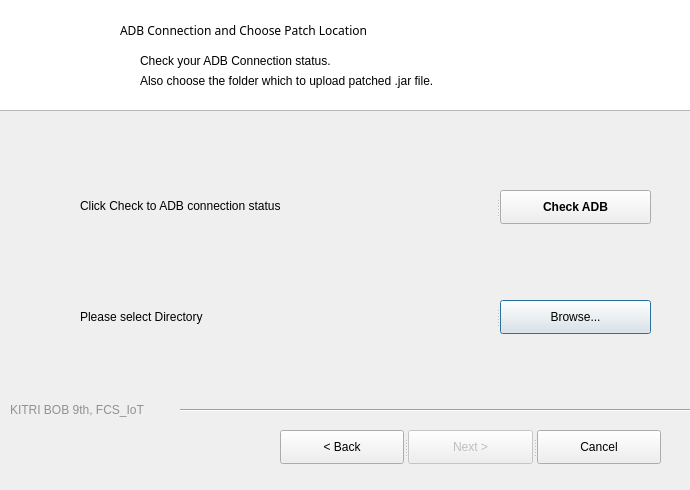
<?xml version="1.0" encoding="UTF-8"?>
<ui version="4.0">
 <class>Dialog</class>
 <widget class="QDialog" name="Dialog">
  <property name="geometry">
   <rect>
    <x>0</x>
    <y>0</y>
    <width>690</width>
    <height>490</height>
   </rect>
  </property>
  <property name="minimumSize">
   <size>
    <width>690</width>
    <height>490</height>
   </size>
  </property>
  <property name="maximumSize">
   <size>
    <width>690</width>
    <height>490</height>
   </size>
  </property>
  <property name="windowTitle">
   <string>FCS_IoT Patch Tool v.1.0</string>
  </property>
  <widget class="QSplitter" name="splitter_2">
   <property name="geometry">
    <rect>
     <x>80</x>
     <y>300</y>
     <width>571</width>
     <height>34</height>
    </rect>
   </property>
   <property name="orientation">
    <enum>Qt::Horizontal</enum>
   </property>
   <widget class="QLabel" name="label_dir">
    <property name="minimumSize">
     <size>
      <width>451</width>
      <height>0</height>
     </size>
    </property>
    <property name="maximumSize">
     <size>
      <width>1000</width>
      <height>16777215</height>
     </size>
    </property>
    <property name="font">
     <font>
      <family>Arial</family>
      <pointsize>9</pointsize>
      <weight>9</weight>
      <italic>false</italic>
      <bold>false</bold>
     </font>
    </property>
    <property name="styleSheet">
     <string notr="true">font: 75 9pt &quot;Arial&quot;;</string>
    </property>
    <property name="text">
     <string>Please select Directory</string>
    </property>
   </widget>
   <widget class="QPushButton" name="btn_save_dir">
    <property name="enabled">
     <bool>true</bool>
    </property>
    <property name="minimumSize">
     <size>
      <width>151</width>
      <height>34</height>
     </size>
    </property>
    <property name="maximumSize">
     <size>
      <width>1000</width>
      <height>34</height>
     </size>
    </property>
    <property name="styleSheet">
     <string notr="true">font: 9pt &quot;Arial&quot;;</string>
    </property>
    <property name="text">
     <string>Browse...</string>
    </property>
   </widget>
  </widget>
  <widget class="QSplitter" name="splitter">
   <property name="geometry">
    <rect>
     <x>280</x>
     <y>430</y>
     <width>381</width>
     <height>34</height>
    </rect>
   </property>
   <property name="orientation">
    <enum>Qt::Horizontal</enum>
   </property>
   <widget class="QPushButton" name="btn_back">
    <property name="styleSheet">
     <string notr="true">font: 9pt &quot;Arial&quot;;</string>
    </property>
    <property name="text">
     <string>&lt; Back</string>
    </property>
   </widget>
   <widget class="QPushButton" name="btn_next">
    <property name="enabled">
     <bool>false</bool>
    </property>
    <property name="styleSheet">
     <string notr="true">font: 9pt &quot;Arial&quot;;</string>
    </property>
    <property name="text">
     <string>Next &gt;</string>
    </property>
   </widget>
   <widget class="QPushButton" name="btn_quit">
    <property name="styleSheet">
     <string notr="true">font: 9pt &quot;Arial&quot;;</string>
    </property>
    <property name="text">
     <string>Cancel</string>
    </property>
   </widget>
  </widget>
  <widget class="QListWidget" name="listWidget">
   <property name="geometry">
    <rect>
     <x>-10</x>
     <y>-20</y>
     <width>701</width>
     <height>131</height>
    </rect>
   </property>
  </widget>
  <widget class="QLabel" name="label_logo">
   <property name="geometry">
    <rect>
     <x>10</x>
     <y>-10</y>
     <width>101</width>
     <height>111</height>
    </rect>
   </property>
   <property name="text">
    <string>&lt;html&gt;&lt;head/&gt;&lt;body&gt;&lt;p&gt;&lt;img src=&quot;:/newPrefix/100.png&quot;/&gt;&lt;/p&gt;&lt;/body&gt;&lt;/html&gt;</string>
   </property>
  </widget>
  <widget class="QLabel" name="label_5">
   <property name="geometry">
    <rect>
     <x>120</x>
     <y>10</y>
     <width>381</width>
     <height>41</height>
    </rect>
   </property>
   <property name="font">
    <font>
     <family>Arial Rounded MT Bold</family>
     <pointsize>9</pointsize>
     <weight>50</weight>
     <italic>false</italic>
     <bold>false</bold>
    </font>
   </property>
   <property name="styleSheet">
    <string notr="true">
font: 9pt &quot;Arial Rounded MT Bold&quot;;</string>
   </property>
   <property name="text">
    <string>ADB Connection and Choose Patch Location</string>
   </property>
   <property name="alignment">
    <set>Qt::AlignLeading|Qt::AlignLeft|Qt::AlignVCenter</set>
   </property>
  </widget>
  <widget class="QLabel" name="label_6">
   <property name="geometry">
    <rect>
     <x>140</x>
     <y>40</y>
     <width>461</width>
     <height>41</height>
    </rect>
   </property>
   <property name="font">
    <font>
     <family>Arial</family>
     <pointsize>9</pointsize>
     <weight>9</weight>
     <italic>false</italic>
     <bold>false</bold>
    </font>
   </property>
   <property name="styleSheet">
    <string notr="true">font: 75 9pt &quot;Arial&quot;;</string>
   </property>
   <property name="text">
    <string>Check your ADB Connection status.</string>
   </property>
   <property name="alignment">
    <set>Qt::AlignLeading|Qt::AlignLeft|Qt::AlignVCenter</set>
   </property>
  </widget>
  <widget class="QLabel" name="label_7">
   <property name="geometry">
    <rect>
     <x>140</x>
     <y>60</y>
     <width>461</width>
     <height>41</height>
    </rect>
   </property>
   <property name="font">
    <font>
     <family>Arial</family>
     <pointsize>9</pointsize>
     <weight>9</weight>
     <italic>false</italic>
     <bold>false</bold>
    </font>
   </property>
   <property name="styleSheet">
    <string notr="true">font: 75 9pt &quot;Arial&quot;;</string>
   </property>
   <property name="text">
    <string>Also choose the folder which to upload patched .jar file.</string>
   </property>
   <property name="alignment">
    <set>Qt::AlignLeading|Qt::AlignLeft|Qt::AlignVCenter</set>
   </property>
  </widget>
  <widget class="Line" name="line">
   <property name="geometry">
    <rect>
     <x>180</x>
     <y>400</y>
     <width>511</width>
     <height>20</height>
    </rect>
   </property>
   <property name="orientation">
    <enum>Qt::Horizontal</enum>
   </property>
  </widget>
  <widget class="QLabel" name="label">
   <property name="geometry">
    <rect>
     <x>10</x>
     <y>400</y>
     <width>171</width>
     <height>21</height>
    </rect>
   </property>
   <property name="styleSheet">
    <string notr="true">QPalette textPalette;
textPalette.setBrush( QPalette::WindowText, QBrush( QColor(211, 211, 211 )));
m_pTextLabel-&gt;setPalette( textPalette );</string>
   </property>
   <property name="text">
    <string>&lt;html&gt;&lt;head/&gt;&lt;body&gt;&lt;p&gt;&lt;span style=&quot; color:#919191;&quot;&gt;KITRI BOB 9th, FCS_IoT&lt;/span&gt;&lt;/p&gt;&lt;/body&gt;&lt;/html&gt;</string>
   </property>
  </widget>
  <widget class="QSplitter" name="splitter_3">
   <property name="geometry">
    <rect>
     <x>80</x>
     <y>190</y>
     <width>571</width>
     <height>34</height>
    </rect>
   </property>
   <property name="orientation">
    <enum>Qt::Horizontal</enum>
   </property>
   <widget class="QLabel" name="label_check_con">
    <property name="minimumSize">
     <size>
      <width>441</width>
      <height>31</height>
     </size>
    </property>
    <property name="maximumSize">
     <size>
      <width>441</width>
      <height>31</height>
     </size>
    </property>
    <property name="font">
     <font>
      <family>Arial</family>
      <pointsize>9</pointsize>
      <weight>50</weight>
      <italic>false</italic>
      <bold>false</bold>
     </font>
    </property>
    <property name="styleSheet">
     <string notr="true">font: 9pt &quot;Arial&quot;;</string>
    </property>
    <property name="text">
     <string>Click Check to ADB connection status</string>
    </property>
   </widget>
   <widget class="QPushButton" name="btn_check_con">
    <property name="minimumSize">
     <size>
      <width>151</width>
      <height>34</height>
     </size>
    </property>
    <property name="maximumSize">
     <size>
      <width>151</width>
      <height>34</height>
     </size>
    </property>
    <property name="font">
     <font>
      <weight>75</weight>
      <bold>true</bold>
     </font>
    </property>
    <property name="text">
     <string>Check ADB</string>
    </property>
   </widget>
  </widget>
 </widget>
 <resources/>
 <connections/>
</ui>
